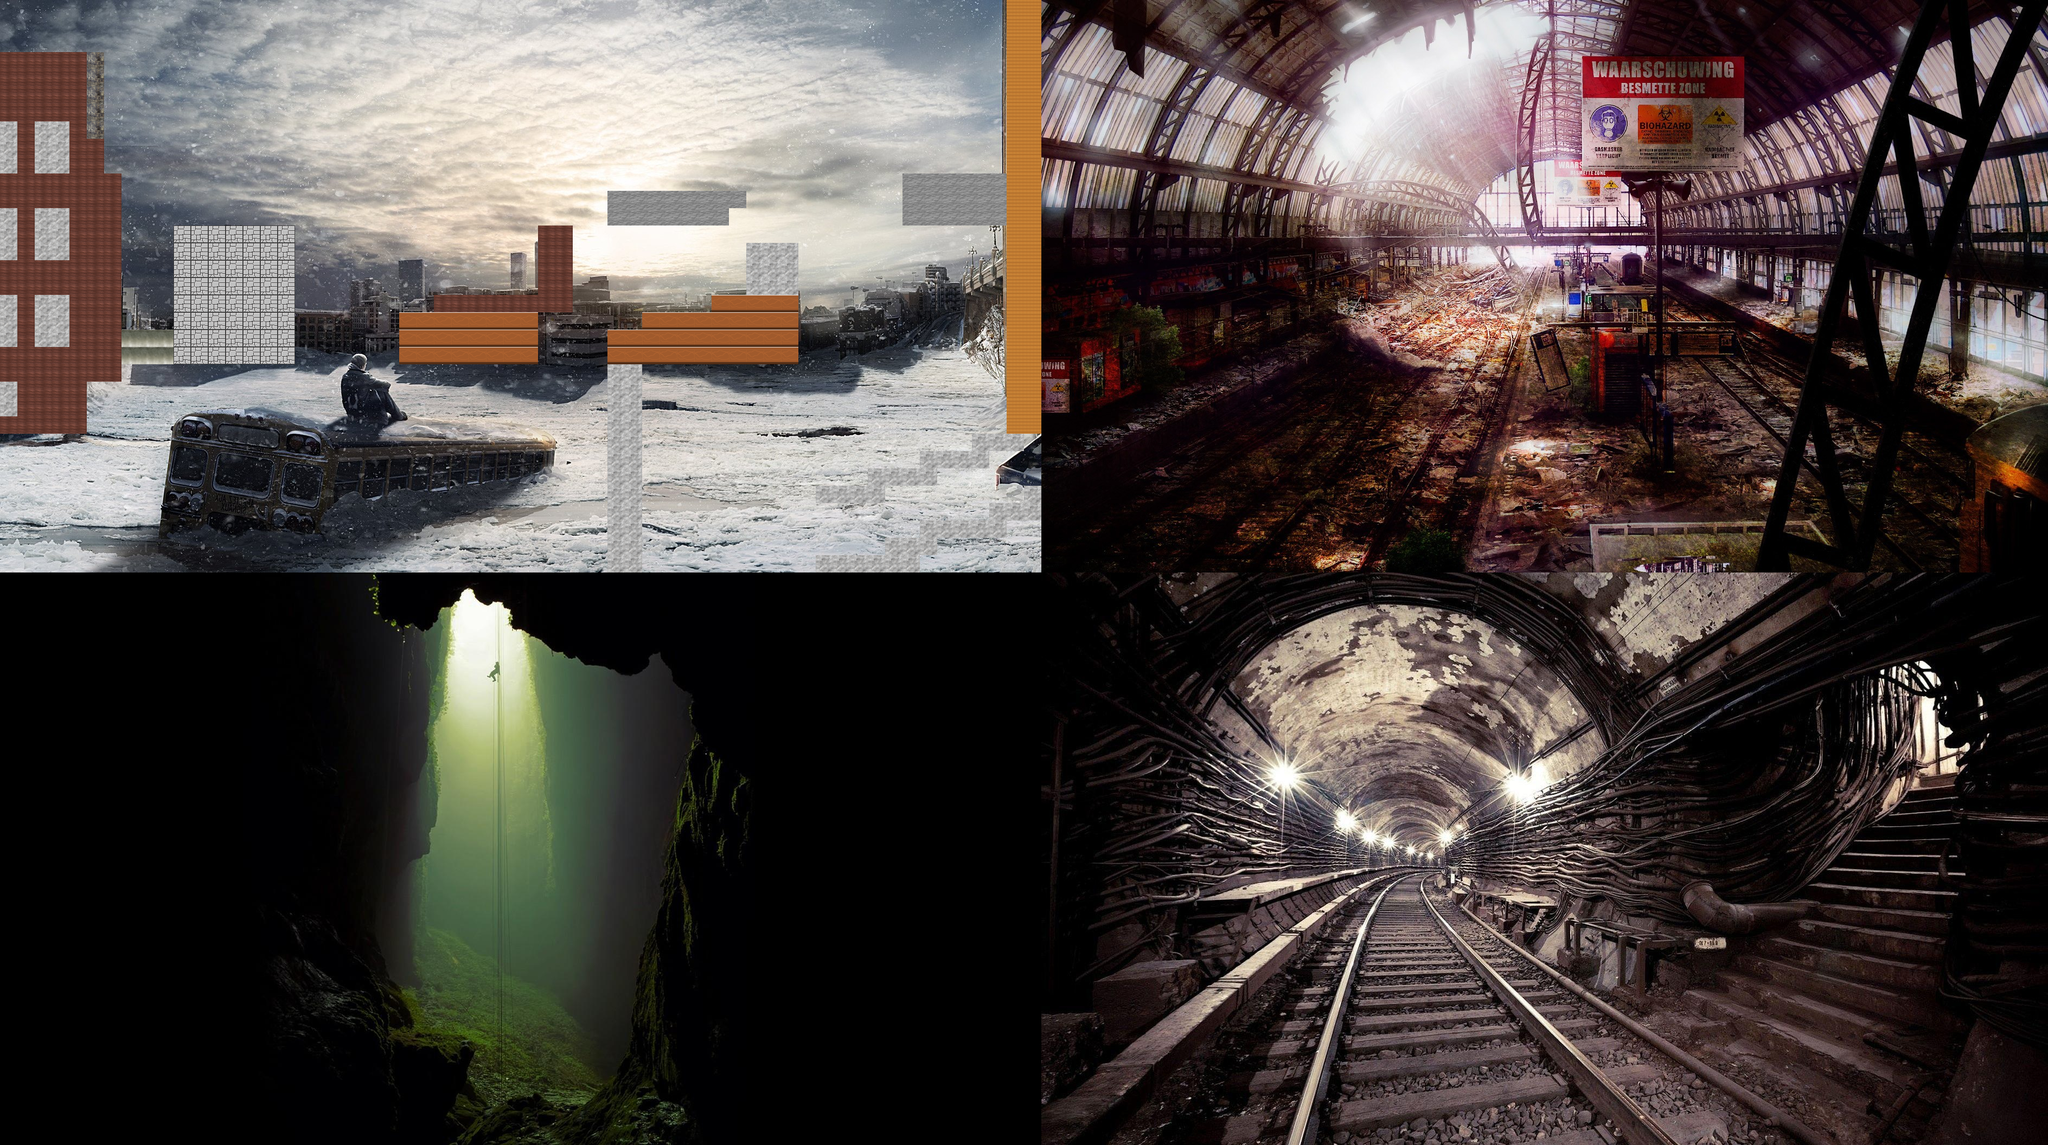

A level layout from a 2D game, rendered from its tile map. Below: a short description, then the map file with tile-grid data replaced by summaries:
An orthogonal 118x66 tile map with 32x32 px tiles, 2 tile layers (BG, Graphic), 5 tilesets and 36 objects.

<map version="1.0" orientation="orthogonal" renderorder="right-down" width="118" height="66" tilewidth="32" tileheight="32" nextobjectid="60">
 <tileset firstgid="1" name="city3" tilewidth="32" tileheight="32" tilecount="1980" columns="60">
  <image source="city3.jpg" width="1920" height="1080" />
 </tileset>
 <tileset firstgid="1981" name="city2" tilewidth="32" tileheight="32" tilecount="1980" columns="60">
  <image source="city2.jpg" width="1920" height="1080" />
 </tileset>
 <tileset firstgid="3961" name="underground" tilewidth="32" tileheight="32" tilecount="1980" columns="60">
  <image source="underground.jpg" width="1920" height="1080" />
 </tileset>
 <tileset firstgid="5941" name="last" tilewidth="32" tileheight="32" tilecount="1980" columns="60">
  <image source="last.jpg" width="1920" height="1080" />
 </tileset>
 <tileset firstgid="7921" name="sheet1" tilewidth="32" tileheight="32" tilecount="64" columns="8">
  <image source="sheet1.png" width="256" height="256" />
 </tileset>
 <layer name="BG" width="118" height="66">
  <data>[7788 cells, 7788 non-empty, 7788 distinct tile ids]</data>
 </layer>
 <layer name="Graphic" width="118" height="66">
  <data>[7788 cells, 428 non-empty, 8 distinct tile ids]</data>
 </layer>
 <objectgroup name="Bus">
  <object id="1" x="322" y="768" width="671" height="254" />
 </objectgroup>
 <objectgroup name="Edge">
  <object id="11" x="0" y="0" width="3776" />
  <object id="12" x="3776" y="0" />
  <object id="13" x="3776" y="0" height="2112" />
  <object id="14" x="0" y="2112" width="3776" />
  <object id="15" x="0" y="0" height="2112" />
  <object id="46" x="992" y="416" width="64" height="160" />
  <object id="47" x="800" y="544" width="192" height="32" />
  <object id="48" x="1120" y="352" width="256" height="32" />
  <object id="49" x="1120" y="384" width="224" height="32" />
  <object id="50" x="484" y="846" height="8" />
  <object id="52" x="385" y="128" width="894" height="158" />
  <object id="53" x="319" y="127" width="65" height="66" />
  <object id="56" x="1412" y="3" width="215" height="222" />
  <object id="58" x="1376" y="672" width="96" height="128" />
 </objectgroup>
 <objectgroup name="Block">
  <object id="16" x="321" y="415" width="224" height="256" />
  <object id="17" x="736" y="576" width="256" height="96" />
  <object id="18" x="0" y="96" width="192" height="608" />
  <object id="19" x="192" y="320" width="32" height="384" />
  <object id="20" x="0" y="704" width="160" height="96" />
  <object id="21" x="224" y="608" width="96" height="64" />
  <object id="22" x="1120" y="608" width="352" height="64" />
  <object id="23" x="1376" y="448" width="96" height="160" />
  <object id="24" x="1312" y="544" width="64" height="64" />
  <object id="25" x="1184" y="576" width="128" height="32" />
  <object id="26" x="1504" y="896" width="128" height="32" />
  <object id="27" x="1600" y="864" width="128" height="32" />
  <object id="32" x="1696" y="832" width="128" height="32" />
  <object id="33" x="1792" y="800" width="96" height="32" />
  <object id="34" x="1856" y="0" width="64" height="800" />
  <object id="35" x="1504" y="1024" width="160" height="32" />
  <object id="36" x="1632" y="992" width="96" height="32" />
  <object id="37" x="1696" y="960" width="160" height="32" />
  <object id="38" x="1824" y="928" width="96" height="32" />
  <object id="39" x="1888" y="896" width="32" height="32" />
  <object id="44" x="1120" y="672" width="64" height="384" />
 </objectgroup>
</map>
